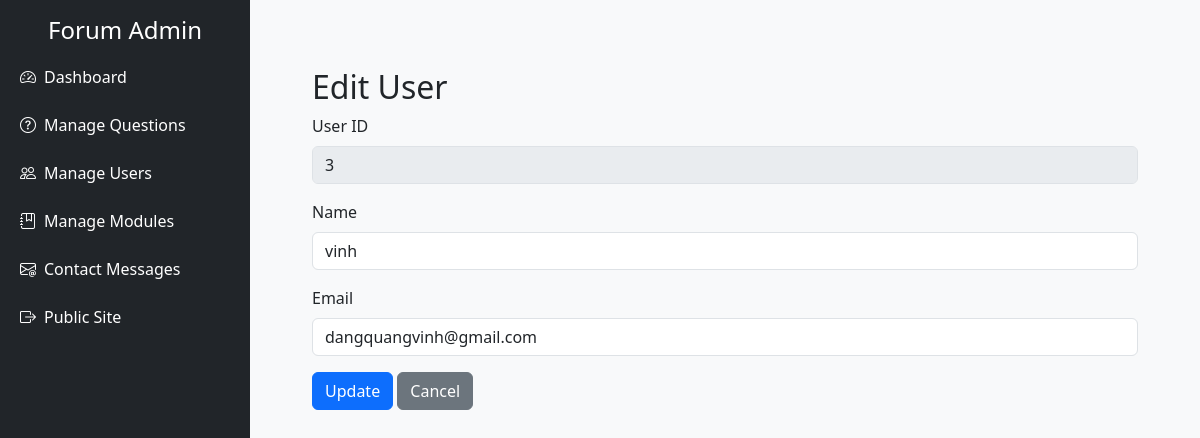
Screenshot of /coursework/admin/users/edit_user.php?id=3 (signed in) with the database file from the repository.
### tables this page shows
CREATE TABLE `user` (
  `id` int(11) NOT NULL,
  `name` varchar(255) NOT NULL,
  `email` varchar(255) NOT NULL,
  `password` varchar(255) NOT NULL,
  `created_at` datetime DEFAULT current_timestamp(),
  `bio` text DEFAULT NULL
);

### coursework/admin/users/edit_user.php (called while the page is built, shortened)
<?php
    include '../../system/include/DatabaseConnection.php';
    include '../../system/include/DatabaseFunction.php';
    try {
        $id = $_GET['id'];
        $user = getUserById($pdo, $id);
        include 'templates/edit_user.html.php';
    } catch (PDOException $e) {
        $title = 'An error has occurred';
        $output = 'Database error: ' . $e->getMessage();
    }
    include '../templates/admin_layout.html.php';

### coursework/system/include/DatabaseFunction.php (called while the page is built, shortened)
<?php
    function query($pdo, $sql, $parameters = []) {
        $query = $pdo->prepare($sql);
        $query->execute($parameters);
        return $query;
    }
    function getUserById($pdo, $id) {
        $parameters = [':id' => $id];
        $query = query($pdo, "SELECT * FROM user WHERE id = :id", $parameters);
        return $query->fetch();
    }

### coursework/admin/users/templates/edit_user.html.php (the view)
<body class="container mt-5">
    <h2>Edit User</h2>
    <form method="POST">
        <div class="mb-3">
            <label class="form-label">User ID</label>
            <input type="text" class="form-control" value="<?= htmlspecialchars($user['id']) ?>" disabled>
        </div>
        <div class="mb-3">
            <label class="form-label">Name</label>
            <input name="name" type="text" class="form-control" value="<?= htmlspecialchars($user['name']) ?>" required>
        </div>
        <div class="mb-3">
            <label class="form-label">Email</label>
            <input name="email" type="email" class="form-control" value="<?= htmlspecialchars($user['email']) ?>" required>
        </div>
        <button type="submit" class="btn btn-primary">Update</button>
        <a href="../manageusers.php" class="btn btn-secondary">Cancel</a>
    </form>
</body>

### coursework/admin/templates/admin_layout.html.php (style rules this page uses)
body { background-color: #f8f9fa; }

### rows the page displays
user: id "3", name "vinh", email "dangquangvinh@gmail.com"
